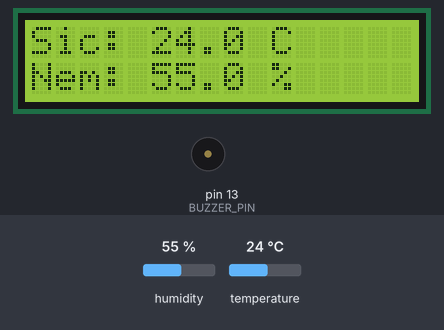
Bench run of a sketch on a simulated Arduino Uno, built with avr-gcc and run on an emulated ATmega328P. On the bench: 16×2 character LCD, buzzer (waves = sounding, pin HIGH). The inputs (shaded band) are chosen by the test bench; at power-on: humidity 55 %, temperature 24 °C. What the sketch prints to the serial monitor is not drawn.

Above: at 3.2 s.
3.3 s: humidity set to 69 %
At 5.6 s:
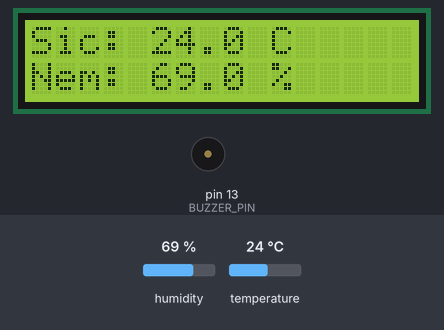
6.0 s: humidity set to 72 %
At 7.7 s:
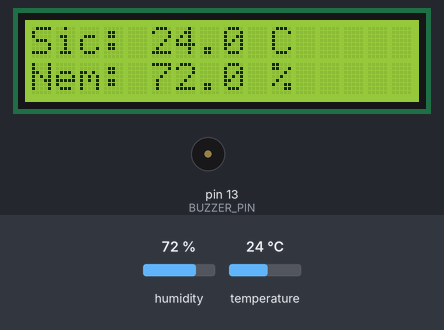
10.8 s: temperature set to 12 °C
At 12.71 s:
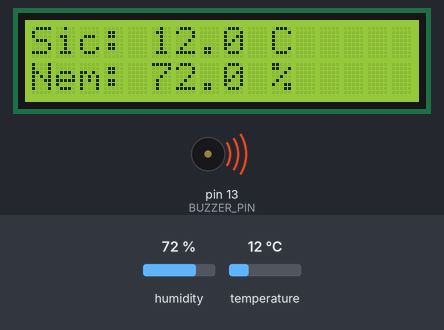
14.1 s: temperature set to 19 °C
At 17.2 s:
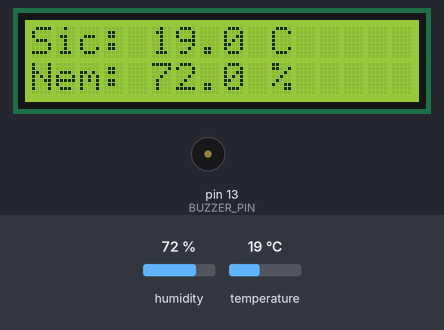
Timing chart, 0 to 18.3 s (numbered marks = the images above; inputs shaded):
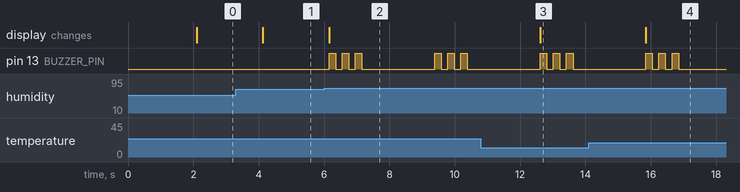

Measured:
- after the input at 3.3 s, the display: changes after 0.83 s (image 1)
- after the input at 6.0 s, pin 13 (BUZZER_PIN): LOW → HIGH after 0.16 s, → LOW 0.20 s later, → HIGH 0.20 s later, → LOW 0.20 s later, … (12 changes in this stretch); the display: changes after 0.16 s (image 2)
- after the input at 10.8 s, the display: changes after 1.8 s (image 3)
- after the input at 14.1 s, the display: changes after 1.7 s (image 4)

The sketch:

home_monitoring.ino
```cpp
// Ev İzleme Sistemi - Muhammet Alperen AKSU

#include <DHT.h>
#include <LiquidCrystal.h>

#define DHT_PIN 2
#define DHT_TIP DHT11
#define BUZZER_PIN 13

#define SICAKLIK_ESIK 30
#define NEM_ESIK 70

LiquidCrystal lcd(7, 8, 9, 10, 11, 12);
DHT dht(DHT_PIN, DHT_TIP);

void setup() {
  Serial.begin(9600);
  lcd.begin(16, 2);
  pinMode(BUZZER_PIN, OUTPUT);
  dht.begin();

  lcd.print("Sistem basliyor");
  delay(2000);
  lcd.clear();
}

void loop() {
  float nem = dht.readHumidity();
  float sicaklik = dht.readTemperature();

  // sensör bazen nan dönüyor
  if (isnan(nem) || isnan(sicaklik)) {
    lcd.clear();
    lcd.print("Sensor hatasi!");
    delay(2000);
    return;
  }

  Serial.print("Sicaklik: ");
  Serial.print(sicaklik);
  Serial.print(" C  |  Nem: ");
  Serial.print(nem);
  Serial.println(" %");

  lcd.clear();
  lcd.setCursor(0, 0);
  lcd.print("Sic: ");
  lcd.print(sicaklik, 1);
  lcd.print(" C");

  lcd.setCursor(0, 1);
  lcd.print("Nem: ");
  lcd.print(nem, 1);
  lcd.print(" %");

  if (sicaklik > SICAKLIK_ESIK || nem > NEM_ESIK) {
    alarmCal();
  } else {
    digitalWrite(BUZZER_PIN, LOW);
  }

  delay(2000);
}

void alarmCal() {
  for (int i = 0; i < 3; i++) {
    digitalWrite(BUZZER_PIN, HIGH);
    delay(200);
    digitalWrite(BUZZER_PIN, LOW);
    delay(200);
  }
}
```
